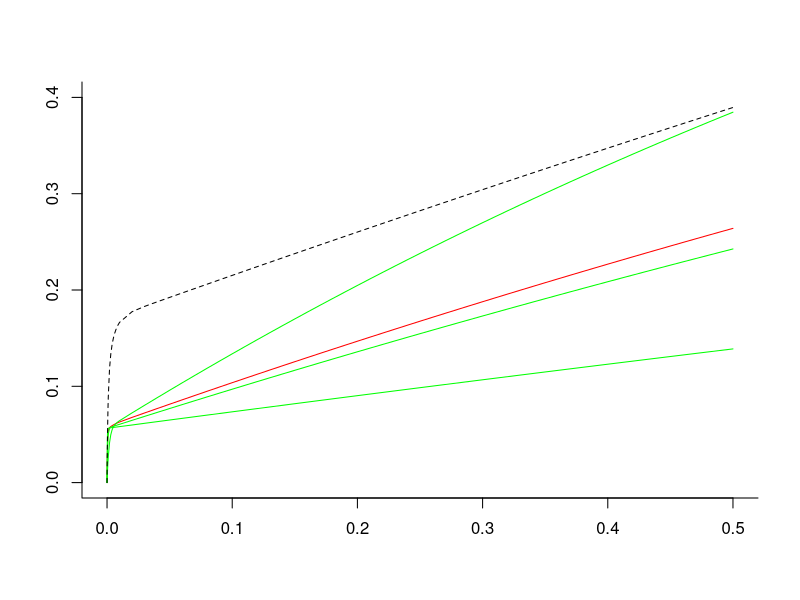
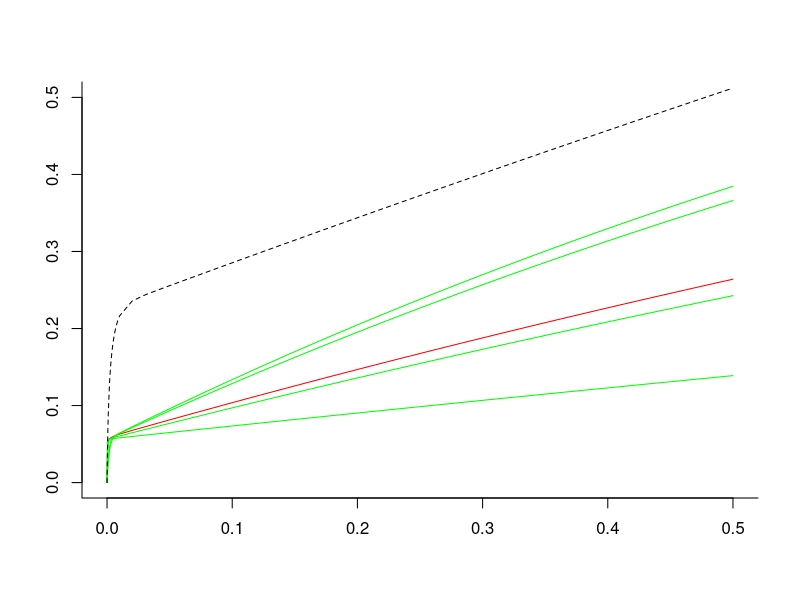

Write the R code that produced these figures, in order.
#This is free, open-source software under GNU GPLv3. It comes with no warranty. It concerns radiogenic mouse HG tumorigenesis
#Written by Mark Ebert, Edward Huang, Dae Woong, and Ray Sachs, summer 2017.
#Relevant references and their abbreviations in commenting this script are the following.
#".93Alp"=Alpen et al. "Tumorigenic potential of high-Z, high-LET charged-particle radiations." Rad Res 136:382-391.(1993)
#".94Alp"=Alpen et al. "Fluence-based relative biological effectiveness for charged particle carcinogenesis in mouse Harderian gland." Adv Space Res 14(10): 573-581. (1994).  
#"16Chang"=Chang et al. "Harderian Gland Tumorigenesis: Low-Dose and LET Response." Radiat Res 185(5): 449-460. (2016).  
#"16Srn"=1.	Siranart et al."Mixed Beam Murine Harderian Gland Tumorigenesis: Predicted Dose-Effect Relationships if neither Synergism nor Antagonism Occurs." Radiat Res 186(6): 577-591. (2016).  
#"17Cuc"=Cucinotta & Cacao. "Non-Targeted Effects Models Predict Significantly Higher Mars Mission Cancer Risk than Targeted Effects Models." Sci Rep 7(1): 1832. (2017).  PMC5431989
rm(list=ls())
library(deSolve)
dfr=data.frame( #data used in 16Chang  
  Dose=c(0.2,0.4,0.6,1.2,2.4,3.2,5.1,7,0.05,0.1,0.15,0.2,0.4,0.8,1.6,0.05,0.1,0.2,0.4,0,0.1,0.2,0.4,0.8,1.6,0.4,0.8,1.6,3.2,0.05,0.1,0.2,0.4,0.8,0.1,0.2,0.4,0.8,0.1,0.2,0.4,0.04,0.08,0.16,0.32,0.033,0.066,0.13,0.26,0.52,.2, .4, .6),
  HG=c(0.091,0.045,0.101,0.169,0.347,0.431,0.667,0.623,0.156,0.215,0.232,0.307,0.325,0.554,0.649,0.123,0.145,0.207,0.31,0.026,0.083,0.25,0.39,0.438,0.424,0.093,0.195,0.302,0.292,0.109,0.054,0.066,0.128,0.286,0.183,0.167,0.396,0.536,0.192,0.234,0.317,0.092,0.131,0.124,0.297,0.082,0.088,0.146,0.236,0.371,.154,.132,.333),#HG prevalence as defined in 16Chang
  NWeight=c(520,2048,1145,584,313,232,293,221,1162,877,455,409,374,223,320,742,661,347,131,6081,1091,251,244,191,131,645,255,199,111,649,378,973,833,201,468,381,197,109,496,257,185,1902,1063,884,350,1767,1408,874,299,261,322,206,67),
  #nominal weight for weighted least squaresregression; see .93Alp. The Lanthanum entries were obtained by measuring the main graph in 17Cuc 
  #index=c(rep(1,8),rep(0,17), rep(1,4),  rep(0,24)),#index=0 for Z>3 ions, 1 otherwise. But now no longer needed.
  L=c(rep(1.6,8),rep(193,7),rep(250,4),rep(195,6),rep(0.4,4),rep(25,5),rep(464,4),rep(193,3),rep(70,4),rep(100,5),rep(953,3)), ##L=LET=LET_infinity=stopping power
  Z=c(rep(2,8),rep(26,17),rep(1,4),rep(10,5),rep(43,4),rep(26,3),rep(14,4),rep(22,5),rep(57,3)),#proton #, e.g. 2 for 2He4
  Zeff=c(rep("TBD",53)),# effective ion charge according to the formula of W.H Barkas. Zeff <= Z. Calculated below
  beta=c(rep("TBD",53)),# ion speed, relative to speed of light, calculated below
  MeVperu=c(rep(228,8),rep(600,7),rep(300,4),rep(600,6),rep(250,4),rep(670,5),rep(600,4),rep(600,3),rep(260,4),rep(1000,5),rep(593,3)),#Kinetic energy in MeV, divided by atomic mass, e.g. divided by 4u=4x931.5 MeV/c^2 for 2He4
  Katz=c(rep("TBD",53)),#for fully ionized nuclei, Katz's Z^2/beta^2, Calculated below. It is part of the Bethe Barkas Bloch equation for stopping power. Our calculations don't use Katz, but various similar calculations do.
  ion=c(rep("He4",8),rep("Fe56",17),rep("p",4),rep("Ne20",5),rep("Nb93",4),rep("Fe56",3),rep("Si28",4),rep("Ti48",5),rep("La139",3)),
  comments=c(".93AlpLooksOK",rep("",7),".93AlplooksOK",rep('',11),".93Alp.no.iso", "not in 17Cuc (or 16Chang?)",rep("",3),"16Chang all OK?",rep('',24),".94Alp","From graphs",'e.g. in 17Cuc')) 
Y=0.001*dfr[,"MeVperu"]# convert to GeV/u for convenience in a calculation
dfr[,"Katz"]=round((dfr[,"Z"])^2*(2.57*Y^2+4.781*Y+2.233)/(2.57*Y^2+4.781*Y),2)#special relativistic calculation of Z^2/beta^2. The numerics include conversion from GeV to joules and from u to kg.
dfr[,"beta"]=round(dfr[,"Z"]*sqrt(1/dfr[,"Katz"]),3)#i.e. Z*sqrt(beta^2/Z^2)
dfr[,"Zeff"]=round(dfr[,"Z"]*(1-exp(-125*dfr[,"Z"]^(-2.0/3))),2)#Barkas formula for Zeff; for us Zeff is almost Z


dfra=dfr[c(1:19,26:53),] ##removes the zero dose case and the no isograft data

##HERE OUR NEW HZE/NTE MODEL; works well. Uses 3 adjustable parameters. There is also an HZE/TE model and NTE or TE models for Z<=3, but this script only has the HZE/NTE model: all models are for Z>3 and all data is for Z>=8  ## 
dfrHZE=subset(dfra,Z>3) #look only at HZE not at much lower LET ions. #In next line phi controls how fast NTE build up from zero; not really needed during calibration since 150*phi*Dose/L>>1 at every observed Dose !=0. phi needed for later synergy calculations
phi=1000# Even larger phi should give the same final results, but might cause extra problems with R.
HZEm=nls(HG~.0275+(1-exp(-0.01*(aa1*L*Dose*exp(-aa2*L)+(1-exp(-150*phi*Dose/L))*kk1))),data=dfrHZE, weights=NWeight,start=list(aa1=.9,aa2=.003, kk1=6))#calibrating parameters; 
summary(HZEm,correlation=T)#; vcov(HZEm)# parameter values & accuracy; variance-covariance matrix
HZEc=coef(HZEm)#calibrated central values of the 3 parameters.  Next is the IDER, =0 at dose 0
HHC=function(Dose,L) 0.01*(HZEc[1]*L*Dose*exp(-HZEc[2]*L)+(1-exp(-150*phi*Dose/L))*HZEc[3])#calibrated hazard function
HZEC=function(Dose,L) 1-exp(-HHC(Dose,L))#Calibrated IDER

HZES=function(Dose,L){                 #Calculate slopes for later use in calculating I(d)
  0.01*(HZEc[1]*L*exp(-HZEc[2]*L)+exp(-150*phi*Dose/L)*HZEc[3]*150*phi/L)*exp(-HHC(Dose,L))
  }# made a numerical check at dose 10 for L=193. Got agreement to six significant figures
#Looks OK up to here
dose=c(seq(0, .00001, by = 0.000001),seq(.00002,.0001,by=.00001),seq(.0002,.001,by=.0001),seq(.002,.01,by=.001),seq(.02,.5,by=.01))##look carefully near zero, but go out to 0.5 Gy
#dose=dose[1:30] #this is used to zoom in on the very low dose behavior in the graphs
#We will adapt Dae's use of ode() and uniroot() to our model and our data but all the rest of from Dae is irrelevant to us.
MIXDER_function = function(r, L,d =dose,aa1=HZEc[1],aa2=HZEc[2],kk1=HZEc[3]) {
   dE=function(yini,State,Pars){
     aa1=aa1;aa2=aa2;kk1=kk1
     with(as.list(c(State, Pars)), {
       aa= vector(length = length(L))
       u = vector(length = length(L))
       for (i in 1:length(L)) {
         aa[i] = aa1*L[i]*exp(-aa2*L[i])
         u[i] = uniroot(function(d) 1-exp(-0.01*(aa[i]*d+(1-exp(-150*phi*d/L[i]))*kk1)) - I, lower = 0, upper = 10, tol = 10^-10)$root
       }
       dI = vector(length = length(L))
       for (i in 1:length(L)) {
         dI[i] = r[i]*0.01*(aa[i]+exp(-150*phi*u[i]/L[i])*kk1*150*phi/L[i])*exp(-0.01*(aa[i]*u[i]+(1-exp(-150*phi*u[i]/L[i]))*kk1))

       }
       dI = sum(dI)
       return(list(c(dI)))
     })
   }
   pars = NULL; yini = c(I= 0); d = d
   out = ode(yini,times = d, dE, pars, method = "radau")
   return(out)
}##### End from Dae 
r=c(1/3,1/3,1/3)
L=c(25,70,250)
INCRL=MIXDER_function(r,L)#incremental effect additivity
plot(INCRL, type='l',ylim=c(0,.4),col='red',bty='l',ann='F')
lines(dose,HZEC(dose,250),col='green')#component 3
lines(dose,HZEC(dose,70),col='green')#component 2
lines(dose,HZEC(dose,25),col='green') #component 1
SEA=function(Dose) HZEC(Dose/3,25)+HZEC(Dose/3,70)+HZEC(Dose/3,250)
lines(dose,SEA(dose),lty=2)
r=.25*1:4
L=c(25,70,190,250)
plot(INCRL, type='l',ylim=c(0,.5),col='red',bty='l',ann='F')
lines(dose,HZEC(dose,190), col='green')#component 3
lines(dose,HZEC(dose,250),col='green')#component 4
lines(dose,HZEC(dose,70),col='green')#component 2
lines(dose,HZEC(dose,25),col='green') #component 1
SEA=function(Dose) HZEC(Dose/4,25)+HZEC(Dose/4,70)+HZEC(dose/4,190)+HZEC(Dose/3,250)
lines(dose,SEA(dose),lty=2)
#To Be Done: 3. graphs at dose ranges (0,.5) and (0,0.0001)
##Then: add this script to the main script (there is a lot of overlap)
##Then I(d) for mixtures involving light ions
##Then Monte Carlofor 95%CI
